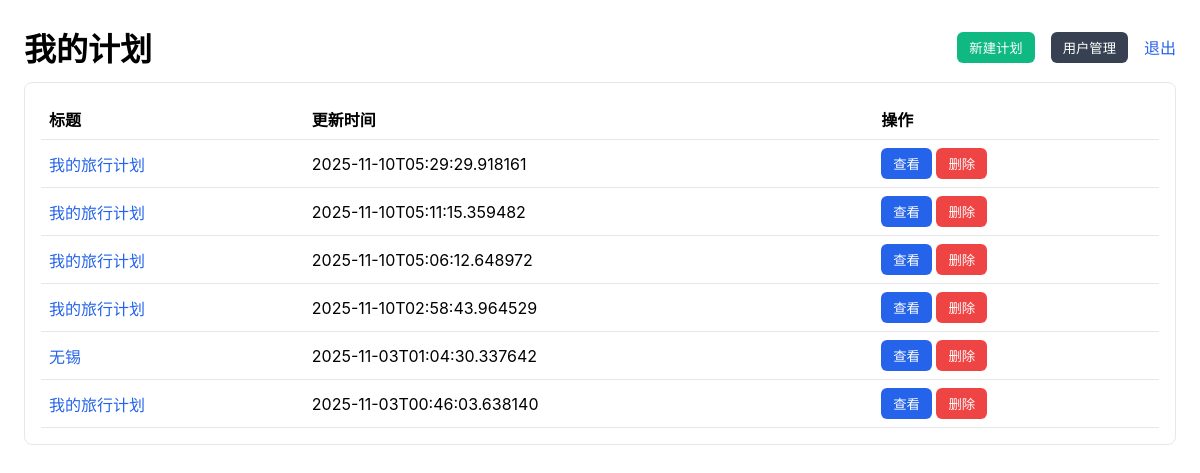
Page /plans (signed in) on the earlier database version.
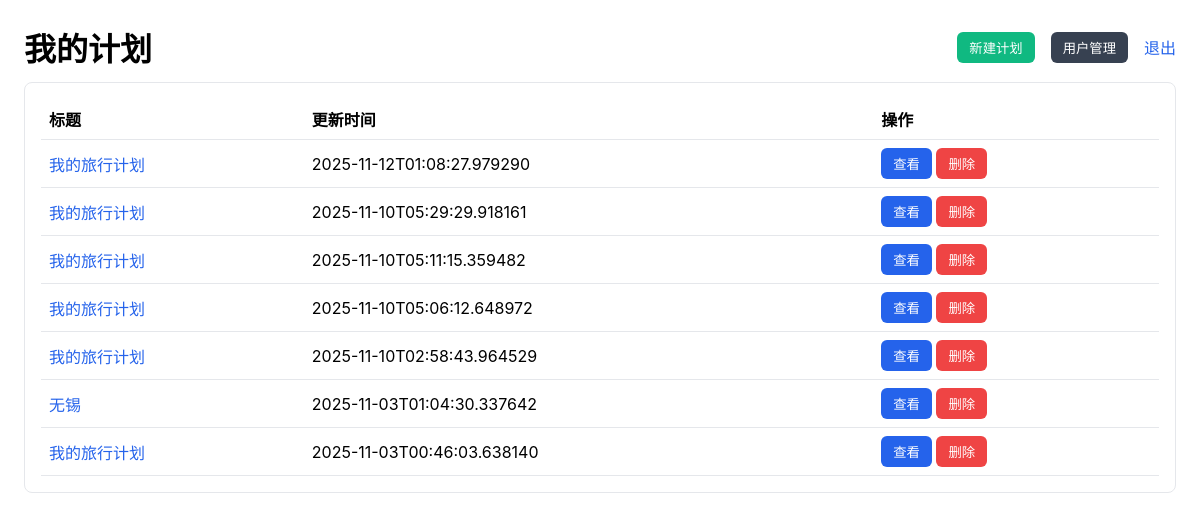
Same page on the later database version.
### tables this page shows
CREATE TABLE plans (
                id INTEGER PRIMARY KEY AUTOINCREMENT,
                user_id INTEGER NOT NULL,
                title TEXT NOT NULL,
                data_json TEXT NOT NULL,
                params_json TEXT,
                created_at TEXT NOT NULL,
                updated_at TEXT NOT NULL,
                FOREIGN KEY(user_id) REFERENCES users(id)
            );

### web_app.py (the view)
@app.get("/plans")
def plans_page(request: Request):
    redirect = _require_login(request, "/plans")
    if redirect:
        return redirect
    uid = request.session.get("user_id")
    email = request.session.get("user_email")
    user = {"id": uid, "username": email} if email else get_user_by_id(uid)
    plans = list_plans(uid)
    return templates.TemplateResponse("plans.html", {"request": request, "user": user, "plans": plans})

### templates/plans.html (shortened to what this page needs)
<!doctype html>
<html lang="zh-CN">
<head>
</head>
<body>
  <div class="topbar">
    <h1 style="margin:0;">我的计划</h1>
    <a href="/"><button style="background:#10b981;">新建计划</button></a>
    <a href="/account" style="margin-left:8px;"><button class="secondary" style="background:#374151;">用户管理</button></a>
    {% if user %}
      <a href="/logout" style="margin-left:8px;">退出</a>
    {% endif %}
  </div>
  <div class="card">
    {% if plans and plans|length > 0 %}
      <table>
        <thead>
          <tr>
            <th>标题</th>
            <th>更新时间</th>
            <th>操作</th>
          </tr>
        </thead>
        <tbody>
          {% for p in plans %}
            <tr>
              <td><a href="/plans/{{ p.id }}">{{ p.title }}</a></td>
              <td>{{ p.updated_at }}</td>
              <td>
                <a href="/plans/{{ p.id }}"><button>查看</button></a>
                <form action="/plans/{{ p.id }}/delete" method="post" class="inline" onsubmit="return confirm('确认删除该计划？');">
                  <button type="submit" class="secondary">删除</button>
                </form>
              </td>
            </tr>
          {% endfor %}
        </tbody>
      </table>
    {% else %}
      <div class="muted">暂无保存的计划。</div>
    {% endif %}
  </div>
</body>
</html>

### templates/plans.html (style rules this page uses)
body { font-family: -apple-system, BlinkMacSystemFont, 'Segoe UI', Roboto, 'Helvetica Neue', Arial; margin: 24px; }
h1 { margin-bottom: 12px; }
.card { border: 1px solid #e5e7eb; border-radius: 8px; padding: 16px; margin-bottom: 16px; }
table { width: 100%; border-collapse: collapse; }
th, td { border-bottom: 1px solid #e5e7eb; padding: 8px; text-align: left; }
button { padding: 6px 12px; border: none; border-radius: 6px; background: #2563eb; color: white; cursor: pointer; }
button.secondary { background: #ef4444; }
a { color:#2563eb; text-decoration:none; }
.topbar { display:flex; gap:8px; align-items:center; margin-bottom:12px; }
form.inline { display:inline; }

Differences in the rows shown:
added plans: title "我的旅行计划", updated_at "2025-11-12T01:08:27.979290"
